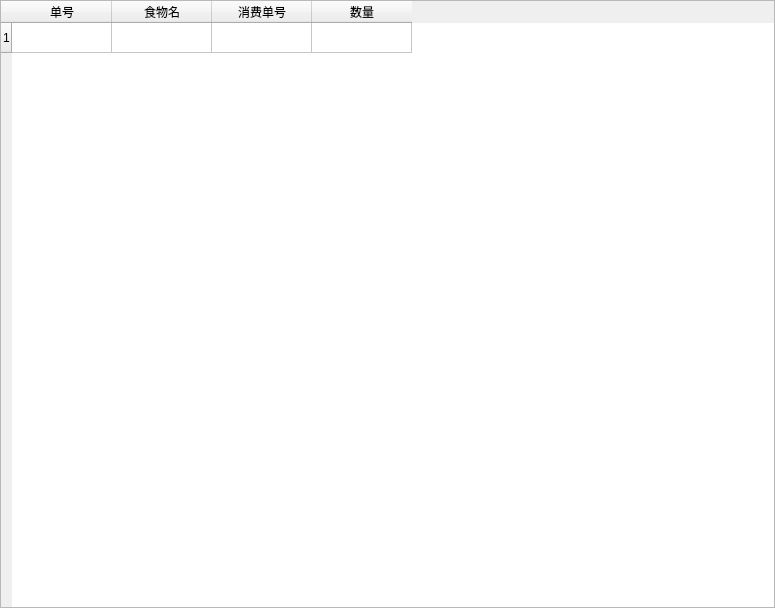
<?xml version="1.0" encoding="UTF-8"?>
<ui version="4.0">
 <class>clientlist</class>
 <widget class="QWidget" name="clientlist">
  <property name="geometry">
   <rect>
    <x>0</x>
    <y>0</y>
    <width>775</width>
    <height>608</height>
   </rect>
  </property>
  <property name="windowTitle">
   <string>Form</string>
  </property>
  <layout class="QGridLayout" name="gridLayout">
   <property name="leftMargin">
    <number>0</number>
   </property>
   <property name="topMargin">
    <number>0</number>
   </property>
   <property name="rightMargin">
    <number>0</number>
   </property>
   <property name="bottomMargin">
    <number>0</number>
   </property>
   <property name="spacing">
    <number>0</number>
   </property>
   <item row="1" column="0">
    <widget class="QTableWidget" name="tableWidget">
     <row>
      <property name="text">
       <string>1</string>
      </property>
     </row>
     <column>
      <property name="text">
       <string>单号</string>
      </property>
     </column>
     <column>
      <property name="text">
       <string>食物名</string>
      </property>
     </column>
     <column>
      <property name="text">
       <string>消费单号</string>
      </property>
     </column>
     <column>
      <property name="text">
       <string>数量</string>
      </property>
     </column>
    </widget>
   </item>
  </layout>
 </widget>
 <resources/>
 <connections/>
</ui>
